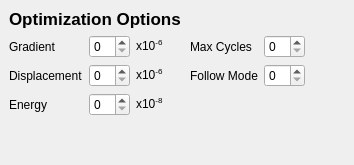
        <widget class="QWidget" name="OptionsGeometry" >
         <layout class="QVBoxLayout" >
          <property name="margin" >
           <number>9</number>
          </property>
          <property name="spacing" >
           <number>6</number>
          </property>
          <item>
           <widget class="QLabel" name="label_9" >
            <property name="text" >
             <string>&lt;html>&lt;head>&lt;meta name="qrichtext" content="1" />&lt;/head>&lt;body style=" white-space: pre-wrap; font-family:Lucida Grande; font-size:13pt; font-weight:400; font-style:normal; text-decoration:none;">&lt;p style=" margin-top:0px; margin-bottom:0px; margin-left:0px; margin-right:0px; -qt-block-indent:0; text-indent:0px;">&lt;span style=" font-weight:600;">Optimization Options&lt;/span>&lt;/p>&lt;/body>&lt;/html></string>
            </property>
           </widget>
          </item>
          <item>
           <layout class="QGridLayout" >
            <property name="margin" >
             <number>0</number>
            </property>
            <property name="spacing" >
             <number>6</number>
            </property>
            <item row="0" column="6" >
             <spacer>
              <property name="orientation" >
               <enum>Qt::Horizontal</enum>
              </property>
              <property name="sizeHint" >
               <size>
                <width>40</width>
                <height>20</height>
               </size>
              </property>
             </spacer>
            </item>
            <item row="0" column="3" >
             <spacer>
              <property name="orientation" >
               <enum>Qt::Horizontal</enum>
              </property>
              <property name="sizeType" >
               <enum>QSizePolicy::Fixed</enum>
              </property>
              <property name="sizeHint" >
               <size>
                <width>20</width>
                <height>20</height>
               </size>
              </property>
             </spacer>
            </item>
            <item row="2" column="2" >
             <widget class="QLabel" name="label_11" >
              <property name="text" >
               <string>x10&lt;sup>-8&lt;/sup></string>
              </property>
             </widget>
            </item>
            <item row="2" column="1" >
             <widget class="QSpinBox" name="geom_opt_tol_energy" />
            </item>
            <item row="1" column="0" >
             <widget class="QLabel" name="label_10" >
              <property name="text" >
               <string>Displacement</string>
              </property>
             </widget>
            </item>
            <item row="1" column="2" >
             <widget class="QLabel" name="label_113" >
              <property name="text" >
               <string>x10&lt;sup>-6&lt;/sup></string>
              </property>
             </widget>
            </item>
            <item row="1" column="1" >
             <widget class="QSpinBox" name="geom_opt_tol_displacement" />
            </item>
            <item row="0" column="0" >
             <widget class="QLabel" name="label_13" >
              <property name="text" >
               <string>Gradient</string>
              </property>
             </widget>
            </item>
            <item row="0" column="5" >
             <widget class="QSpinBox" name="geom_opt_max_cycles" />
            </item>
            <item row="0" column="1" >
             <widget class="QSpinBox" name="geom_opt_tol_gradient" />
            </item>
            <item row="0" column="4" >
             <widget class="QLabel" name="label_17" >
              <property name="text" >
               <string>Max Cycles</string>
              </property>
             </widget>
            </item>
            <item row="0" column="2" >
             <widget class="QLabel" name="label_15" >
              <property name="text" >
               <string>x10&lt;sup>-6&lt;/sup></string>
              </property>
             </widget>
            </item>
            <item row="2" column="0" >
             <widget class="QLabel" name="label_12" >
              <property name="text" >
               <string>Energy</string>
              </property>
             </widget>
            </item>
            <item row="1" column="4" >
             <widget class="QLabel" name="label_212" >
              <property name="text" >
               <string>Follow Mode</string>
              </property>
             </widget>
            </item>
            <item row="1" column="5" >
             <widget class="QSpinBox" name="geom_opt_mode" />
            </item>
           </layout>
          </item>
          <item>
           <spacer>
            <property name="orientation" >
             <enum>Qt::Vertical</enum>
            </property>
            <property name="sizeHint" >
             <size>
              <width>20</width>
              <height>40</height>
             </size>
            </property>
           </spacer>
          </item>
         </layout>
        </widget>
